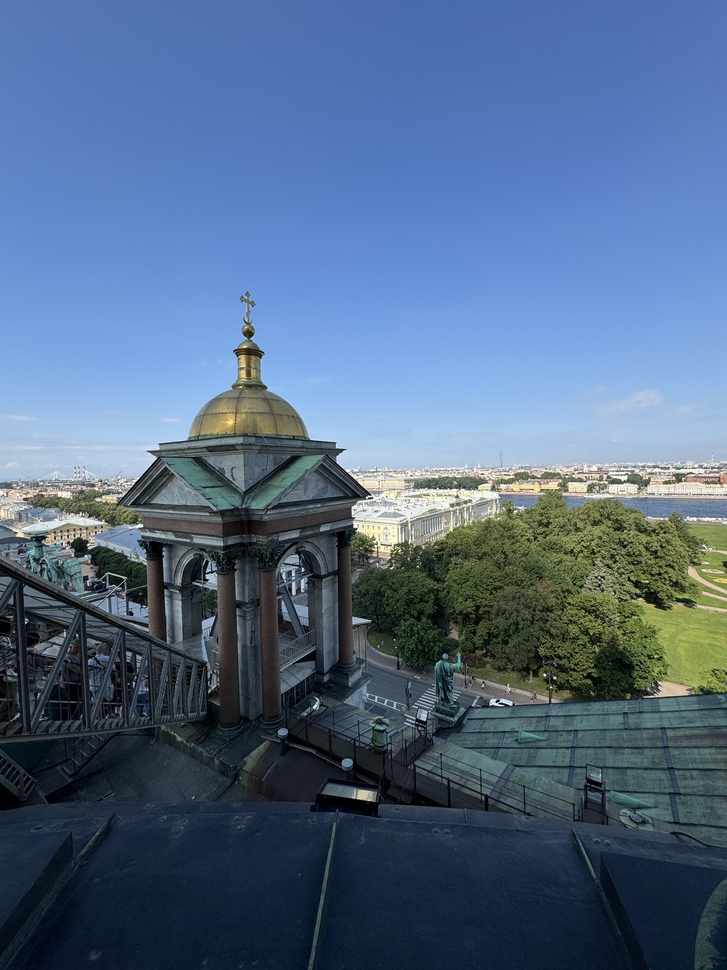
#> input picture image3.JPG, 727 x 970 px, shrunk from 3024 x 4032 before the run, found by its file name
$ python main3.py
#> lines starting #> are read from the running program, lines starting #| are printed output that depends on the picture
import cv2 as cv


my_image = cv.imread(cv.samples.findFile("image3.jpg"))
#> my_image is the input picture: shape (970, 727, 3); mean B, G, R 134.1, 104.5, 81


# [4 lines of commented-out code are left out]


b, g, r = cv.split(my_image)
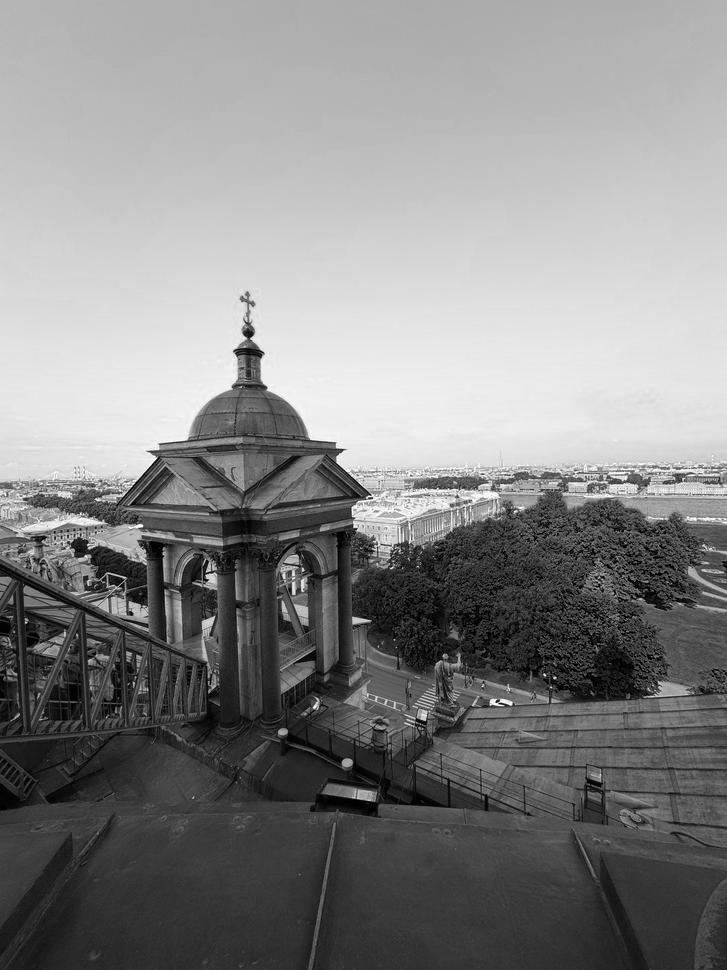
#> b: shape (970, 727); min 0, max 255, mean 134.1
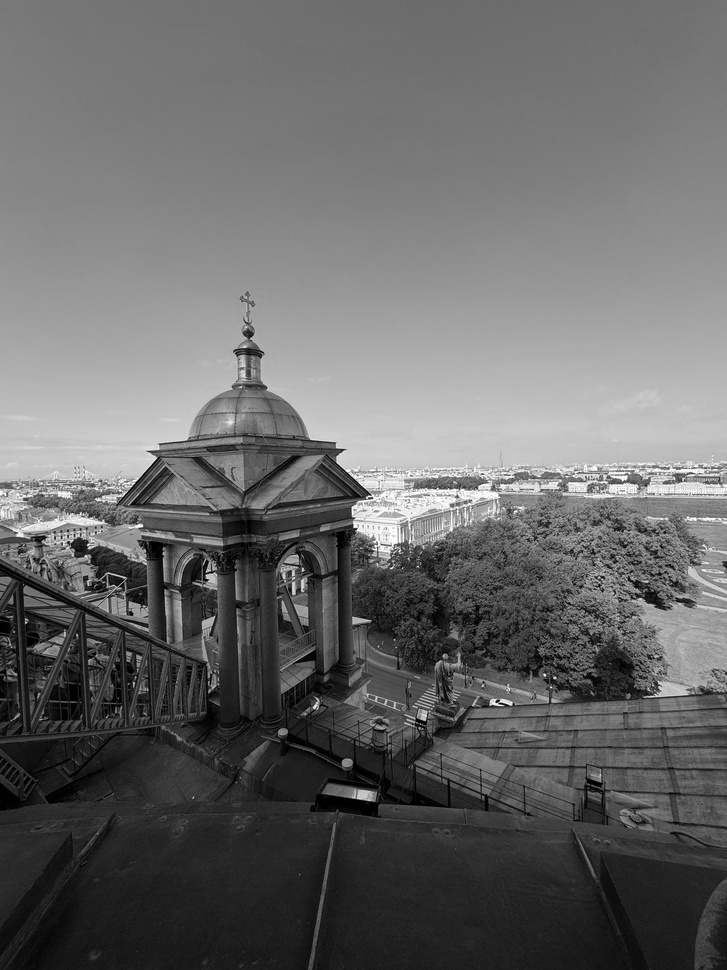
#> g: shape (970, 727); min 0, max 255, mean 104.5
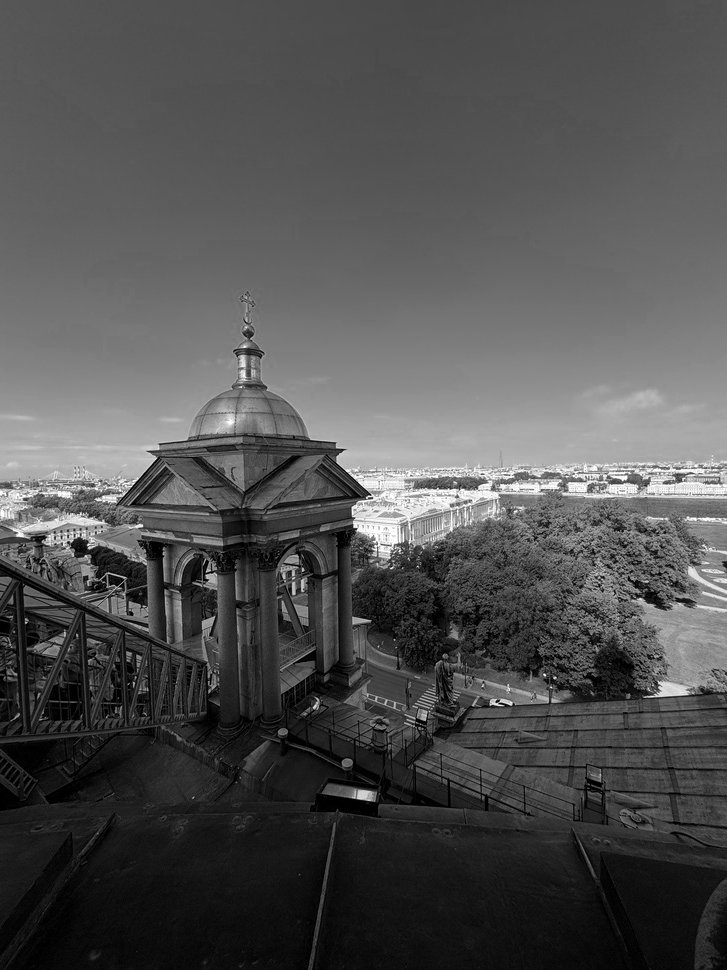
#> r: shape (970, 727); min 0, max 255, mean 81
green_image = g
# green_image = my_image[:, :, 1]

# cv.imshow("Green image", green_image)
# k = cv.waitKey(0)


clone1 = green_image.copy()
clone2 = green_image.copy()

# cv.imshow("clone", clone1)
# k = cv.waitKey(0)


min_value, max_value, min_loc, max_loc = cv.minMaxLoc(green_image)
#> min_value = 0; max_value = 255; min_loc = (196, 457); max_loc = (641, 464)
print(f"Значения в зелёном изображении:\n"
      f"Минимальное: {min_value}, максимальное: {max_value}\n"
      f"Позиция минимального: {min_loc}, позиция максимального: {max_loc}")
#| Значения в зелёном изображении:
#| Минимальное: 0.0, максимальное: 255.0
#| Позиция минимального: (196, 457), позиция максимального: (641, 464)


thresh = int(abs((max_value - min_value) / 2.0))
#> thresh = 127
# print(thresh)

clone1[:, :] = thresh
#> clone1: shape (970, 727); every value is 127
# print(clone1)

clone2[:, :] = 0
#> clone2: shape (970, 727); every value is 0
# print(clone2)


cv.compare(green_image, clone1, cv.CMP_GE, clone2)
# print(clone2)
# cv.imshow("Result", clone2)
# k = cv.waitKey(0)


cv.subtract(green_image, thresh / 2, green_image, clone2)
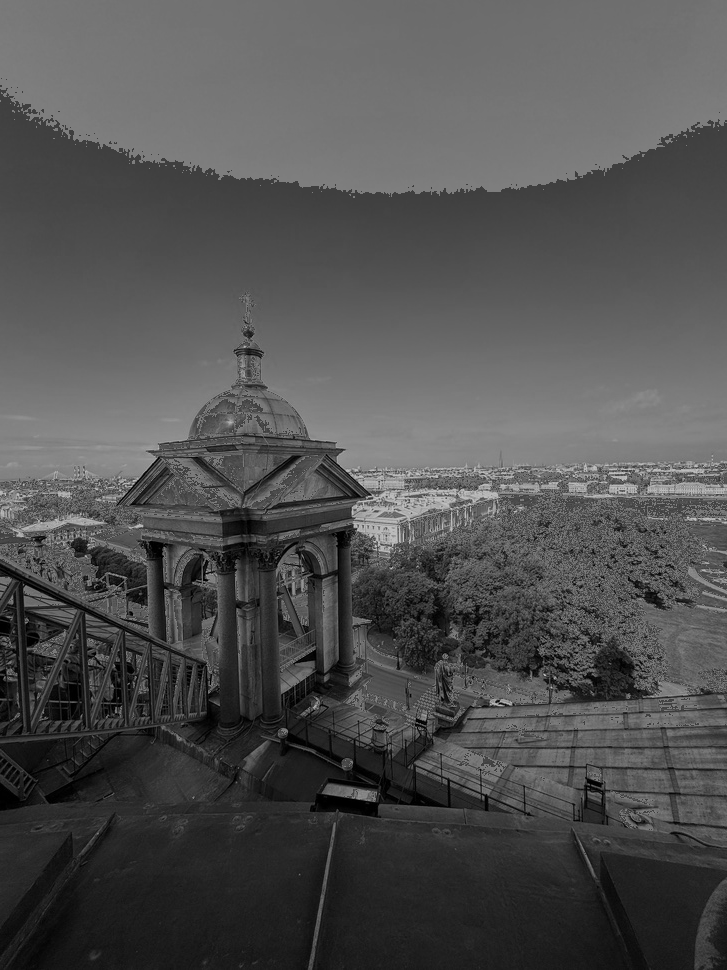
#> green_image: shape (970, 727); min 0, max 191, mean 80.9
# print(green_image)


cv.imshow("Result", green_image)
k = cv.waitKey(0)
#> (key Esc is pressed here)
# if k == ord("s"):
#     cv.imwrite("subtract.jpg", green_image)

$ run again, with cat.JPG copied over image3.JPG
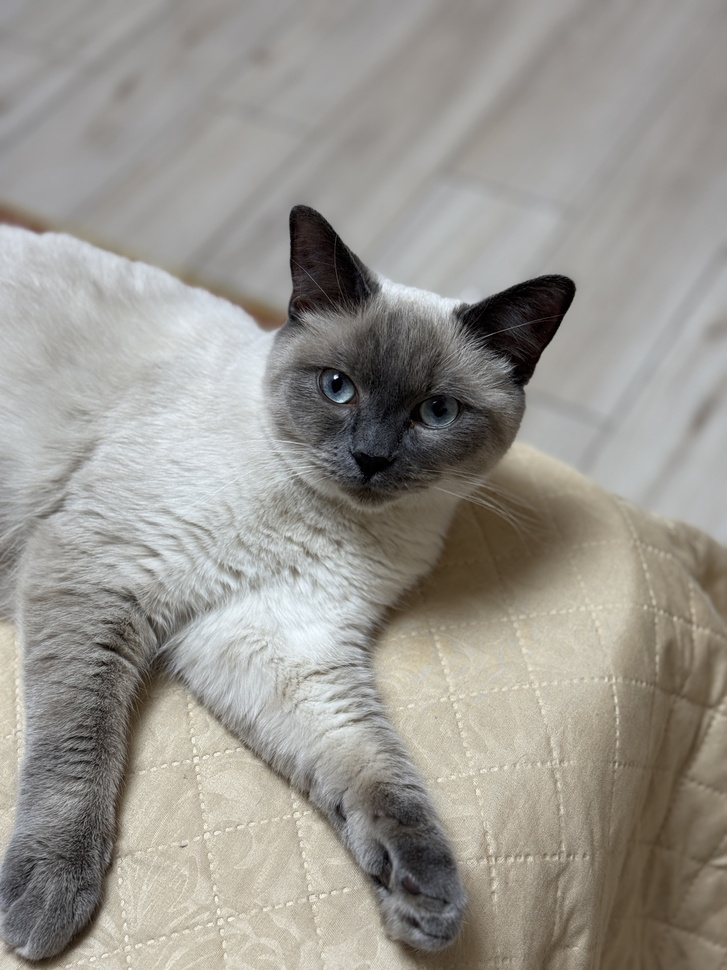
#> input picture cat.JPG, 727 x 970 px, shrunk from 3024 x 4032 before the run, found by its file name
#> my_image is the input picture: shape (970, 727, 3); mean B, G, R 143.8, 150, 153.1
#> `b, g, r = cv.split(my_image)`:
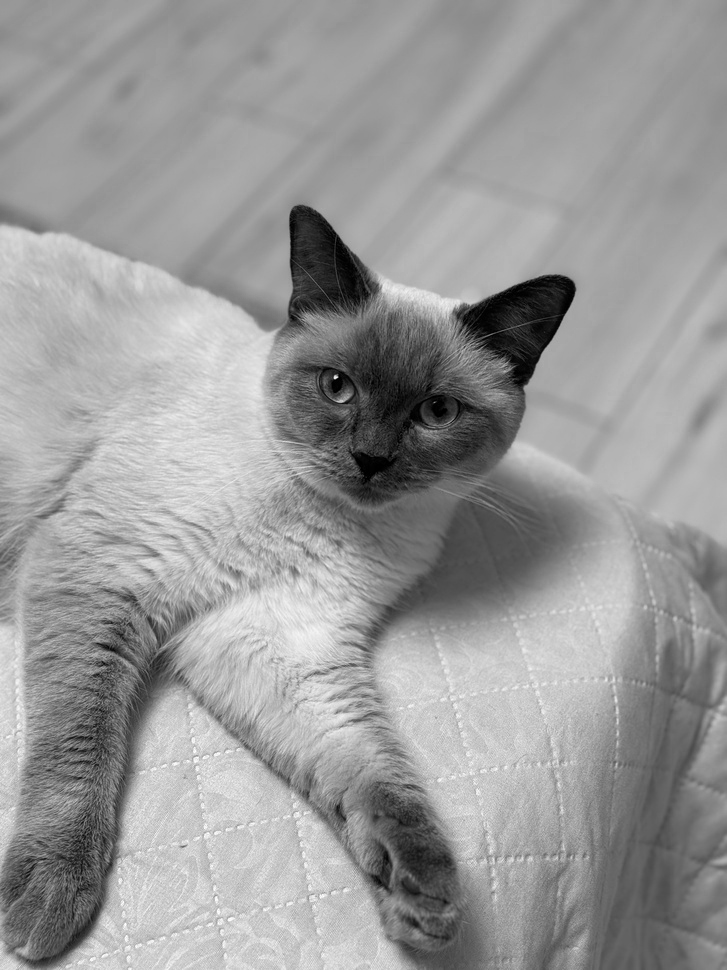
#> r: shape (970, 727); min 0, max 255, mean 153.1
#> min_value = 0; max_value = 255; min_loc = (294, 223); max_loc = (103, 955)
#| Значения в зелёном изображении:
#| Минимальное: 0.0, максимальное: 255.0
#| Позиция минимального: (294, 223), позиция максимального: (103, 955)
#> thresh = 127
#> clone1: shape (970, 727); every value is 127
#> clone2: shape (970, 727); every value is 0
#> `cv.subtract(green_image, thresh / 2, green_image, clone2)`:
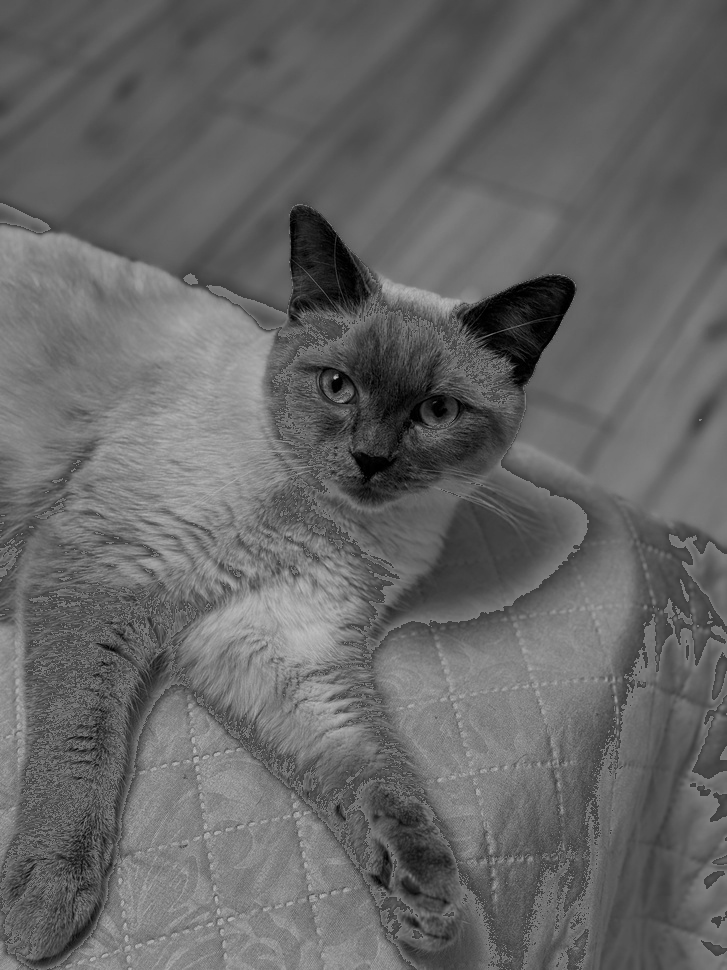
#> green_image: shape (970, 727); min 0, max 191, mean 101.7
